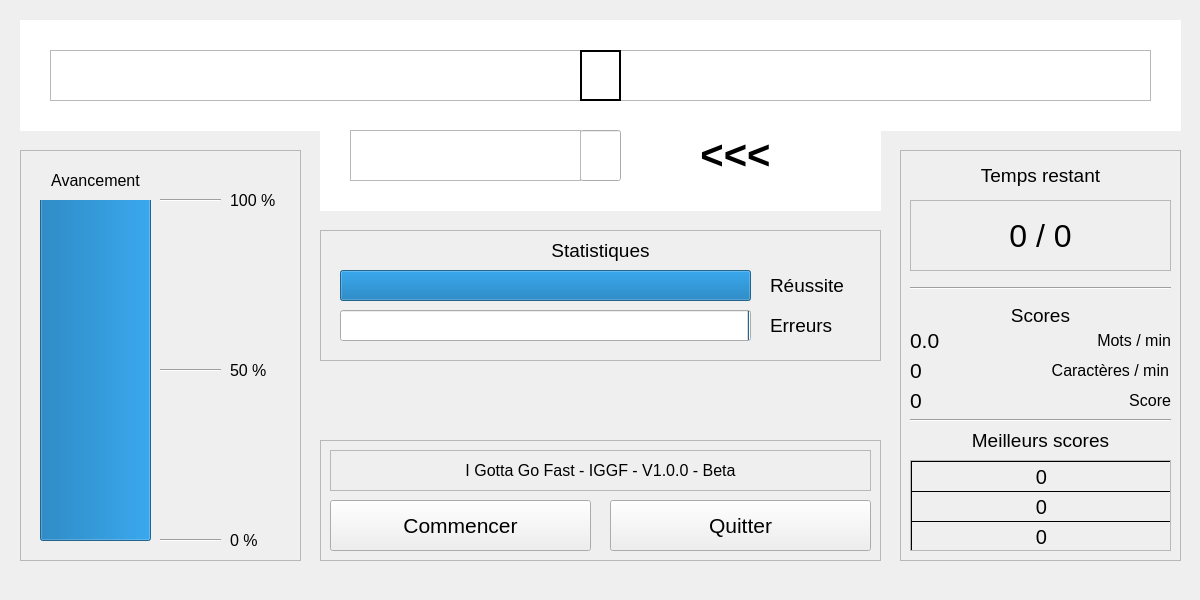
<?xml version="1.0" encoding="UTF-8"?>
<ui version="4.0">
 <class>Module</class>
 <widget class="QMainWindow" name="Module">
  <property name="geometry">
   <rect>
    <x>0</x>
    <y>0</y>
    <width>1200</width>
    <height>600</height>
   </rect>
  </property>
  <property name="sizePolicy">
   <sizepolicy hsizetype="Fixed" vsizetype="Fixed">
    <horstretch>0</horstretch>
    <verstretch>0</verstretch>
   </sizepolicy>
  </property>
  <property name="minimumSize">
   <size>
    <width>1200</width>
    <height>600</height>
   </size>
  </property>
  <property name="maximumSize">
   <size>
    <width>1200</width>
    <height>600</height>
   </size>
  </property>
  <property name="windowTitle">
   <string>Module</string>
  </property>
  <widget class="QWidget" name="Fenetre">
   <widget class="QFrame" name="SFrameAvancement">
    <property name="geometry">
     <rect>
      <x>20</x>
      <y>150</y>
      <width>281</width>
      <height>411</height>
     </rect>
    </property>
    <property name="frameShape">
     <enum>QFrame::StyledPanel</enum>
    </property>
    <property name="frameShadow">
     <enum>QFrame::Raised</enum>
    </property>
    <widget class="QLabel" name="LabelAvancementT">
     <property name="geometry">
      <rect>
       <x>20</x>
       <y>20</y>
       <width>111</width>
       <height>21</height>
      </rect>
     </property>
     <property name="font">
      <font>
       <pointsize>12</pointsize>
      </font>
     </property>
     <property name="text">
      <string>Avancement</string>
     </property>
     <property name="alignment">
      <set>Qt::AlignCenter</set>
     </property>
    </widget>
    <widget class="QProgressBar" name="BarreAvancement">
     <property name="geometry">
      <rect>
       <x>20</x>
       <y>50</y>
       <width>111</width>
       <height>341</height>
      </rect>
     </property>
     <property name="value">
      <number>100</number>
     </property>
     <property name="textVisible">
      <bool>false</bool>
     </property>
     <property name="orientation">
      <enum>Qt::Vertical</enum>
     </property>
     <property name="textDirection">
      <enum>QProgressBar::TopToBottom</enum>
     </property>
    </widget>
    <widget class="QLabel" name="Label100">
     <property name="geometry">
      <rect>
       <x>210</x>
       <y>30</y>
       <width>51</width>
       <height>41</height>
      </rect>
     </property>
     <property name="font">
      <font>
       <pointsize>12</pointsize>
      </font>
     </property>
     <property name="text">
      <string>100 %</string>
     </property>
     <property name="alignment">
      <set>Qt::AlignLeading|Qt::AlignLeft|Qt::AlignVCenter</set>
     </property>
    </widget>
    <widget class="QLabel" name="Label50">
     <property name="geometry">
      <rect>
       <x>210</x>
       <y>200</y>
       <width>51</width>
       <height>41</height>
      </rect>
     </property>
     <property name="font">
      <font>
       <pointsize>12</pointsize>
      </font>
     </property>
     <property name="text">
      <string>50 %</string>
     </property>
    </widget>
    <widget class="QLabel" name="Label0">
     <property name="geometry">
      <rect>
       <x>210</x>
       <y>370</y>
       <width>51</width>
       <height>41</height>
      </rect>
     </property>
     <property name="font">
      <font>
       <pointsize>12</pointsize>
      </font>
     </property>
     <property name="text">
      <string>0 %</string>
     </property>
    </widget>
    <widget class="Line" name="Ligne100">
     <property name="geometry">
      <rect>
       <x>140</x>
       <y>35</y>
       <width>61</width>
       <height>31</height>
      </rect>
     </property>
     <property name="orientation">
      <enum>Qt::Horizontal</enum>
     </property>
    </widget>
    <widget class="Line" name="Ligne50">
     <property name="geometry">
      <rect>
       <x>140</x>
       <y>210</y>
       <width>61</width>
       <height>21</height>
      </rect>
     </property>
     <property name="orientation">
      <enum>Qt::Horizontal</enum>
     </property>
    </widget>
    <widget class="Line" name="Ligne0">
     <property name="geometry">
      <rect>
       <x>140</x>
       <y>380</y>
       <width>61</width>
       <height>21</height>
      </rect>
     </property>
     <property name="orientation">
      <enum>Qt::Horizontal</enum>
     </property>
    </widget>
   </widget>
   <widget class="QFrame" name="SFrameTemps">
    <property name="geometry">
     <rect>
      <x>900</x>
      <y>150</y>
      <width>281</width>
      <height>411</height>
     </rect>
    </property>
    <property name="autoFillBackground">
     <bool>false</bool>
    </property>
    <property name="frameShape">
     <enum>QFrame::StyledPanel</enum>
    </property>
    <property name="frameShadow">
     <enum>QFrame::Raised</enum>
    </property>
    <widget class="QLabel" name="LabelRestantT">
     <property name="geometry">
      <rect>
       <x>10</x>
       <y>10</y>
       <width>261</width>
       <height>31</height>
      </rect>
     </property>
     <property name="font">
      <font>
       <pointsize>14</pointsize>
      </font>
     </property>
     <property name="text">
      <string>Temps restant</string>
     </property>
     <property name="alignment">
      <set>Qt::AlignCenter</set>
     </property>
    </widget>
    <widget class="QLabel" name="LabelRestantV">
     <property name="geometry">
      <rect>
       <x>10</x>
       <y>50</y>
       <width>261</width>
       <height>71</height>
      </rect>
     </property>
     <property name="font">
      <font>
       <pointsize>24</pointsize>
      </font>
     </property>
     <property name="frameShape">
      <enum>QFrame::StyledPanel</enum>
     </property>
     <property name="text">
      <string>0 / 0</string>
     </property>
     <property name="alignment">
      <set>Qt::AlignCenter</set>
     </property>
    </widget>
    <widget class="QLabel" name="LabelMotsMin">
     <property name="geometry">
      <rect>
       <x>180</x>
       <y>180</y>
       <width>91</width>
       <height>21</height>
      </rect>
     </property>
     <property name="font">
      <font>
       <pointsize>12</pointsize>
      </font>
     </property>
     <property name="text">
      <string>Mots / min</string>
     </property>
     <property name="alignment">
      <set>Qt::AlignRight|Qt::AlignTrailing|Qt::AlignVCenter</set>
     </property>
    </widget>
    <widget class="Line" name="LigneRestant2Scores">
     <property name="geometry">
      <rect>
       <x>10</x>
       <y>130</y>
       <width>261</width>
       <height>16</height>
      </rect>
     </property>
     <property name="orientation">
      <enum>Qt::Horizontal</enum>
     </property>
    </widget>
    <widget class="QLabel" name="LabelMotsMinV">
     <property name="geometry">
      <rect>
       <x>10</x>
       <y>180</y>
       <width>151</width>
       <height>21</height>
      </rect>
     </property>
     <property name="font">
      <font>
       <pointsize>16</pointsize>
      </font>
     </property>
     <property name="text">
      <string>0.0</string>
     </property>
    </widget>
    <widget class="QLabel" name="LabelScore">
     <property name="geometry">
      <rect>
       <x>200</x>
       <y>240</y>
       <width>71</width>
       <height>21</height>
      </rect>
     </property>
     <property name="font">
      <font>
       <pointsize>12</pointsize>
      </font>
     </property>
     <property name="text">
      <string>Score</string>
     </property>
     <property name="alignment">
      <set>Qt::AlignRight|Qt::AlignTrailing|Qt::AlignVCenter</set>
     </property>
    </widget>
    <widget class="QLabel" name="LabelScoreV">
     <property name="geometry">
      <rect>
       <x>10</x>
       <y>240</y>
       <width>151</width>
       <height>21</height>
      </rect>
     </property>
     <property name="font">
      <font>
       <pointsize>16</pointsize>
      </font>
     </property>
     <property name="text">
      <string>0</string>
     </property>
    </widget>
    <widget class="Line" name="LigneScores2Best">
     <property name="geometry">
      <rect>
       <x>10</x>
       <y>260</y>
       <width>261</width>
       <height>20</height>
      </rect>
     </property>
     <property name="orientation">
      <enum>Qt::Horizontal</enum>
     </property>
    </widget>
    <widget class="QScrollArea" name="ScoresBox">
     <property name="geometry">
      <rect>
       <x>10</x>
       <y>310</y>
       <width>261</width>
       <height>91</height>
      </rect>
     </property>
     <property name="widgetResizable">
      <bool>true</bool>
     </property>
     <widget class="QWidget" name="SScoresBox">
      <property name="geometry">
       <rect>
        <x>0</x>
        <y>0</y>
        <width>259</width>
        <height>89</height>
       </rect>
      </property>
      <widget class="QLabel" name="LabelMeilleur1">
       <property name="geometry">
        <rect>
         <x>0</x>
         <y>0</y>
         <width>261</width>
         <height>31</height>
        </rect>
       </property>
       <property name="font">
        <font>
         <pointsize>15</pointsize>
        </font>
       </property>
       <property name="frameShape">
        <enum>QFrame::Box</enum>
       </property>
       <property name="text">
        <string>0</string>
       </property>
       <property name="alignment">
        <set>Qt::AlignCenter</set>
       </property>
      </widget>
      <widget class="QLabel" name="LabelMeilleur2">
       <property name="geometry">
        <rect>
         <x>0</x>
         <y>30</y>
         <width>261</width>
         <height>31</height>
        </rect>
       </property>
       <property name="font">
        <font>
         <pointsize>15</pointsize>
        </font>
       </property>
       <property name="frameShape">
        <enum>QFrame::Box</enum>
       </property>
       <property name="text">
        <string>0</string>
       </property>
       <property name="alignment">
        <set>Qt::AlignCenter</set>
       </property>
      </widget>
      <widget class="QLabel" name="LabelMeilleur3">
       <property name="geometry">
        <rect>
         <x>0</x>
         <y>60</y>
         <width>261</width>
         <height>31</height>
        </rect>
       </property>
       <property name="font">
        <font>
         <pointsize>15</pointsize>
        </font>
       </property>
       <property name="frameShape">
        <enum>QFrame::Box</enum>
       </property>
       <property name="text">
        <string>0</string>
       </property>
       <property name="alignment">
        <set>Qt::AlignCenter</set>
       </property>
      </widget>
     </widget>
    </widget>
    <widget class="QLabel" name="LabelScoreT">
     <property name="geometry">
      <rect>
       <x>10</x>
       <y>150</y>
       <width>261</width>
       <height>31</height>
      </rect>
     </property>
     <property name="font">
      <font>
       <pointsize>14</pointsize>
      </font>
     </property>
     <property name="text">
      <string>Scores</string>
     </property>
     <property name="alignment">
      <set>Qt::AlignCenter</set>
     </property>
    </widget>
    <widget class="QLabel" name="LabelBestT">
     <property name="geometry">
      <rect>
       <x>10</x>
       <y>280</y>
       <width>261</width>
       <height>21</height>
      </rect>
     </property>
     <property name="font">
      <font>
       <pointsize>14</pointsize>
      </font>
     </property>
     <property name="text">
      <string>Meilleurs scores</string>
     </property>
     <property name="alignment">
      <set>Qt::AlignCenter</set>
     </property>
    </widget>
    <widget class="QLabel" name="LabelCarMinV">
     <property name="geometry">
      <rect>
       <x>10</x>
       <y>210</y>
       <width>59</width>
       <height>21</height>
      </rect>
     </property>
     <property name="font">
      <font>
       <pointsize>16</pointsize>
      </font>
     </property>
     <property name="text">
      <string>0</string>
     </property>
    </widget>
    <widget class="QLabel" name="LabelCarMin">
     <property name="geometry">
      <rect>
       <x>138</x>
       <y>210</y>
       <width>131</width>
       <height>21</height>
      </rect>
     </property>
     <property name="font">
      <font>
       <pointsize>12</pointsize>
      </font>
     </property>
     <property name="text">
      <string>Caractères / min</string>
     </property>
     <property name="alignment">
      <set>Qt::AlignRight|Qt::AlignTrailing|Qt::AlignVCenter</set>
     </property>
    </widget>
   </widget>
   <widget class="QGraphicsView" name="SFrame1Saisie">
    <property name="geometry">
     <rect>
      <x>20</x>
      <y>20</y>
      <width>1161</width>
      <height>111</height>
     </rect>
    </property>
    <property name="frameShape">
     <enum>QFrame::NoFrame</enum>
    </property>
   </widget>
   <widget class="QFrame" name="SFrameControle">
    <property name="geometry">
     <rect>
      <x>320</x>
      <y>440</y>
      <width>561</width>
      <height>121</height>
     </rect>
    </property>
    <property name="frameShape">
     <enum>QFrame::StyledPanel</enum>
    </property>
    <property name="frameShadow">
     <enum>QFrame::Raised</enum>
    </property>
    <widget class="QPushButton" name="BoutonStartPause">
     <property name="geometry">
      <rect>
       <x>10</x>
       <y>60</y>
       <width>261</width>
       <height>51</height>
      </rect>
     </property>
     <property name="font">
      <font>
       <pointsize>16</pointsize>
      </font>
     </property>
     <property name="text">
      <string>Commencer</string>
     </property>
    </widget>
    <widget class="QPushButton" name="BoutonQuitter">
     <property name="geometry">
      <rect>
       <x>290</x>
       <y>60</y>
       <width>261</width>
       <height>51</height>
      </rect>
     </property>
     <property name="font">
      <font>
       <pointsize>16</pointsize>
      </font>
     </property>
     <property name="text">
      <string>Quitter</string>
     </property>
    </widget>
    <widget class="QLabel" name="LabelInfo">
     <property name="geometry">
      <rect>
       <x>10</x>
       <y>10</y>
       <width>541</width>
       <height>41</height>
      </rect>
     </property>
     <property name="font">
      <font>
       <pointsize>12</pointsize>
      </font>
     </property>
     <property name="frameShape">
      <enum>QFrame::StyledPanel</enum>
     </property>
     <property name="text">
      <string>I Gotta Go Fast - IGGF - V1.0.0 - Beta</string>
     </property>
     <property name="alignment">
      <set>Qt::AlignCenter</set>
     </property>
    </widget>
   </widget>
   <widget class="QLabel" name="LabelTexteDroite">
    <property name="geometry">
     <rect>
      <x>50</x>
      <y>50</y>
      <width>531</width>
      <height>51</height>
     </rect>
    </property>
    <property name="font">
     <font>
      <family>Monospace</family>
      <pointsize>30</pointsize>
     </font>
    </property>
    <property name="toolTip">
     <string>&lt;html&gt;&lt;head/&gt;&lt;body&gt;&lt;p&gt;22 caractères de chaque côté&lt;/p&gt;&lt;/body&gt;&lt;/html&gt;</string>
    </property>
    <property name="frameShape">
     <enum>QFrame::StyledPanel</enum>
    </property>
    <property name="text">
     <string/>
    </property>
    <property name="alignment">
     <set>Qt::AlignRight|Qt::AlignTrailing|Qt::AlignVCenter</set>
    </property>
    <property name="indent">
     <number>0</number>
    </property>
   </widget>
   <widget class="QLabel" name="LabelTexteGauche">
    <property name="geometry">
     <rect>
      <x>620</x>
      <y>50</y>
      <width>531</width>
      <height>51</height>
     </rect>
    </property>
    <property name="font">
     <font>
      <family>Monospace</family>
      <pointsize>30</pointsize>
     </font>
    </property>
    <property name="frameShape">
     <enum>QFrame::StyledPanel</enum>
    </property>
    <property name="text">
     <string/>
    </property>
    <property name="margin">
     <number>0</number>
    </property>
    <property name="indent">
     <number>0</number>
    </property>
   </widget>
   <widget class="QLabel" name="LabelTexteCentre">
    <property name="geometry">
     <rect>
      <x>580</x>
      <y>50</y>
      <width>41</width>
      <height>51</height>
     </rect>
    </property>
    <property name="font">
     <font>
      <family>Monospace</family>
      <pointsize>30</pointsize>
     </font>
    </property>
    <property name="frameShape">
     <enum>QFrame::WinPanel</enum>
    </property>
    <property name="text">
     <string/>
    </property>
    <property name="alignment">
     <set>Qt::AlignCenter</set>
    </property>
   </widget>
   <widget class="QGraphicsView" name="SFrame2Saisie">
    <property name="geometry">
     <rect>
      <x>320</x>
      <y>130</y>
      <width>561</width>
      <height>81</height>
     </rect>
    </property>
    <property name="frameShape">
     <enum>QFrame::NoFrame</enum>
    </property>
   </widget>
   <widget class="QLineEdit" name="EntryTapeCentre">
    <property name="geometry">
     <rect>
      <x>580</x>
      <y>130</y>
      <width>41</width>
      <height>51</height>
     </rect>
    </property>
    <property name="font">
     <font>
      <family>Monospace</family>
      <pointsize>30</pointsize>
     </font>
    </property>
    <property name="text">
     <string/>
    </property>
    <property name="alignment">
     <set>Qt::AlignCenter</set>
    </property>
   </widget>
   <widget class="QLabel" name="LabelTapeDroit">
    <property name="geometry">
     <rect>
      <x>350</x>
      <y>130</y>
      <width>231</width>
      <height>51</height>
     </rect>
    </property>
    <property name="font">
     <font>
      <family>Monospace</family>
      <pointsize>30</pointsize>
     </font>
    </property>
    <property name="toolTip">
     <string>&lt;html&gt;&lt;head/&gt;&lt;body&gt;&lt;p&gt;8 caractères&lt;/p&gt;&lt;/body&gt;&lt;/html&gt;</string>
    </property>
    <property name="frameShape">
     <enum>QFrame::StyledPanel</enum>
    </property>
    <property name="text">
     <string/>
    </property>
    <property name="alignment">
     <set>Qt::AlignRight|Qt::AlignTrailing|Qt::AlignVCenter</set>
    </property>
    <property name="indent">
     <number>0</number>
    </property>
   </widget>
   <widget class="QLabel" name="LabelTapeFleche">
    <property name="geometry">
     <rect>
      <x>620</x>
      <y>130</y>
      <width>231</width>
      <height>51</height>
     </rect>
    </property>
    <property name="font">
     <font>
      <pointsize>30</pointsize>
      <weight>75</weight>
      <italic>false</italic>
      <bold>true</bold>
     </font>
    </property>
    <property name="toolTip">
     <string>&lt;html&gt;&lt;head/&gt;&lt;body&gt;&lt;p&gt;Il faut que l'on fasse clignoter ce label si le caractère est juste ou faux&lt;/p&gt;&lt;/body&gt;&lt;/html&gt;</string>
    </property>
    <property name="frameShape">
     <enum>QFrame::NoFrame</enum>
    </property>
    <property name="text">
     <string>    &lt;&lt;&lt;</string>
    </property>
    <property name="alignment">
     <set>Qt::AlignCenter</set>
    </property>
    <property name="indent">
     <number>0</number>
    </property>
   </widget>
   <widget class="QFrame" name="SFenetreStat">
    <property name="geometry">
     <rect>
      <x>320</x>
      <y>230</y>
      <width>561</width>
      <height>131</height>
     </rect>
    </property>
    <property name="frameShape">
     <enum>QFrame::StyledPanel</enum>
    </property>
    <property name="frameShadow">
     <enum>QFrame::Raised</enum>
    </property>
    <widget class="QLabel" name="LabelStatT">
     <property name="geometry">
      <rect>
       <x>160</x>
       <y>10</y>
       <width>241</width>
       <height>21</height>
      </rect>
     </property>
     <property name="font">
      <font>
       <pointsize>14</pointsize>
      </font>
     </property>
     <property name="text">
      <string>Statistiques</string>
     </property>
     <property name="alignment">
      <set>Qt::AlignCenter</set>
     </property>
    </widget>
    <widget class="QProgressBar" name="BarreReussite">
     <property name="geometry">
      <rect>
       <x>20</x>
       <y>40</y>
       <width>411</width>
       <height>31</height>
      </rect>
     </property>
     <property name="autoFillBackground">
      <bool>true</bool>
     </property>
     <property name="value">
      <number>100</number>
     </property>
     <property name="textVisible">
      <bool>false</bool>
     </property>
     <property name="invertedAppearance">
      <bool>false</bool>
     </property>
    </widget>
    <widget class="QProgressBar" name="BarreErreurs">
     <property name="geometry">
      <rect>
       <x>20</x>
       <y>80</y>
       <width>411</width>
       <height>31</height>
      </rect>
     </property>
     <property name="autoFillBackground">
      <bool>true</bool>
     </property>
     <property name="value">
      <number>0</number>
     </property>
     <property name="textVisible">
      <bool>false</bool>
     </property>
     <property name="invertedAppearance">
      <bool>true</bool>
     </property>
    </widget>
    <widget class="QLabel" name="LabelReussite">
     <property name="geometry">
      <rect>
       <x>450</x>
       <y>40</y>
       <width>91</width>
       <height>31</height>
      </rect>
     </property>
     <property name="font">
      <font>
       <pointsize>14</pointsize>
      </font>
     </property>
     <property name="text">
      <string>Réussite</string>
     </property>
     <property name="alignment">
      <set>Qt::AlignLeading|Qt::AlignLeft|Qt::AlignVCenter</set>
     </property>
    </widget>
    <widget class="QLabel" name="LabelErreurs">
     <property name="geometry">
      <rect>
       <x>450</x>
       <y>80</y>
       <width>91</width>
       <height>31</height>
      </rect>
     </property>
     <property name="font">
      <font>
       <pointsize>14</pointsize>
      </font>
     </property>
     <property name="text">
      <string>Erreurs</string>
     </property>
     <property name="alignment">
      <set>Qt::AlignLeading|Qt::AlignLeft|Qt::AlignVCenter</set>
     </property>
    </widget>
   </widget>
  </widget>
  <widget class="QMenuBar" name="Menu">
   <property name="geometry">
    <rect>
     <x>0</x>
     <y>0</y>
     <width>1200</width>
     <height>20</height>
    </rect>
   </property>
  </widget>
 </widget>
 <layoutdefault spacing="6" margin="11"/>
 <resources/>
 <connections>
  <connection>
   <sender>BoutonQuitter</sender>
   <signal>clicked()</signal>
   <receiver>Module</receiver>
   <slot>close()</slot>
   <hints>
    <hint type="sourcelabel">
     <x>740</x>
     <y>545</y>
    </hint>
    <hint type="destinationlabel">
     <x>599</x>
     <y>299</y>
    </hint>
   </hints>
  </connection>
 </connections>
</ui>
